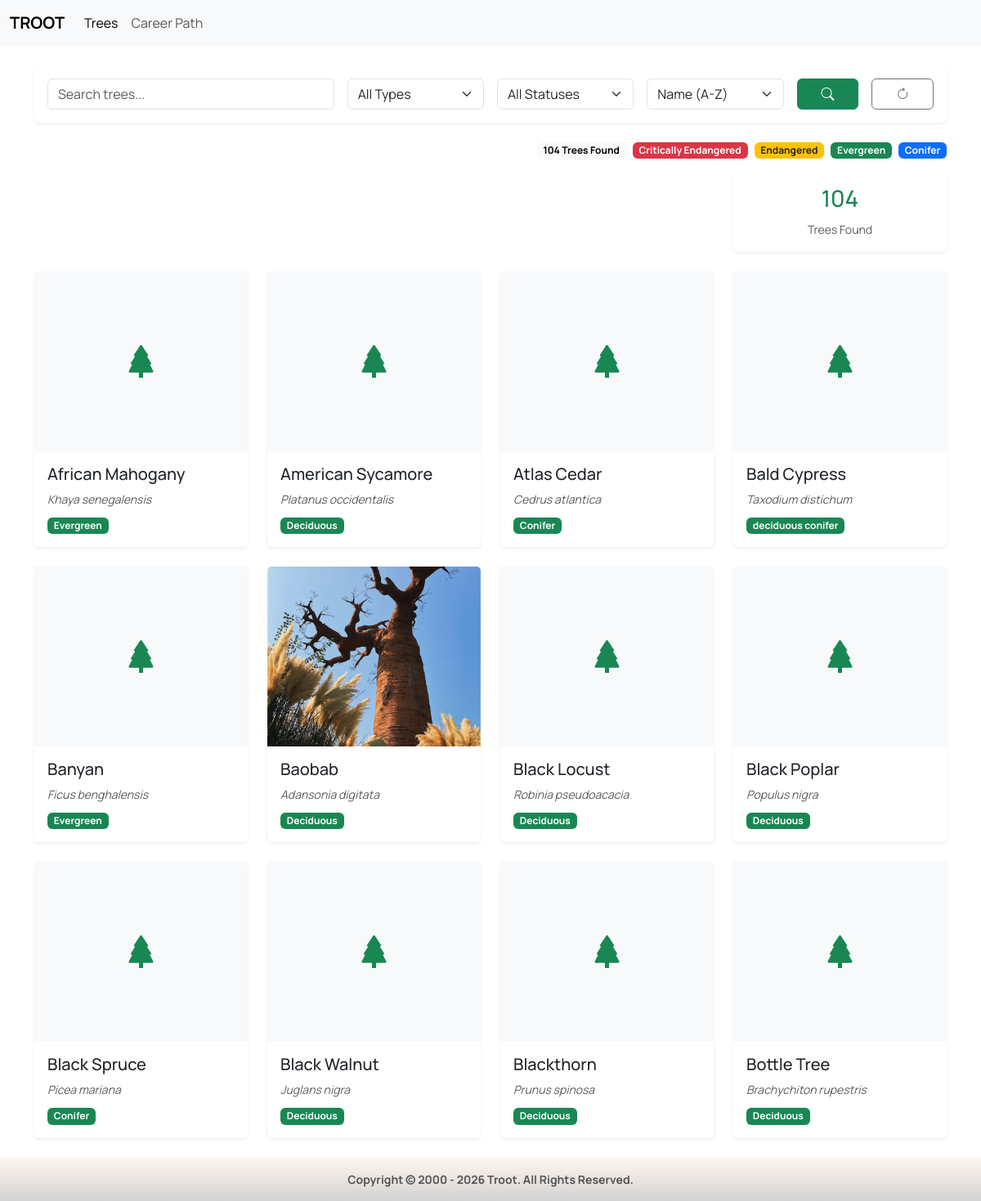
The app's page /trees/ with its own data.
### trees/models.py (models this page shows, shortened)
class Tree(models.Model):
    TREE_TYPES = [
        ("deciduous", "Deciduous"),
        ("evergreen", "Evergreen"),
        ("conifer", "Conifer"),
    ]
    CONSERVATION_STATUS = [
        ("LC", "Least Concern"),
        ("NT", "Near Threatened"),
        ("VU", "Vulnerable"),
        ("EN", "Endangered"),
        ("CR", "Critically Endangered"),
    ]
    common_name = models.CharField(max_length=200)
    scientific_name = models.CharField(max_length=255, unique=True)
    family = models.CharField(max_length=200)
    tree_type = models.CharField(
        max_length=50,
        choices=TREE_TYPES
    )
    native_region = models.CharField(max_length=255)
    conservation_status = models.CharField(
        max_length=2,
        choices=CONSERVATION_STATUS,
        default="LC"
    )
    created_at = models.DateTimeField(auto_now_add=True)
    updated_at = models.DateTimeField(auto_now=True)
    class Meta:
        ordering = ["common_name"]

class TreeImage(models.Model):
    IMAGE_TYPES = [
        ("general", "General"),
        ("leaf", "Leaf"),
        ("bark", "Bark"),
        ("flower", "Flower"),
        ("fruit", "Fruit"),
    ]
    tree = models.ForeignKey(
        Tree,
        on_delete=models.CASCADE,
        related_name="images"
    )
    image = models.ImageField(
        upload_to="trees/"
    )
    caption = models.CharField(
        max_length=255,
        blank=True
    )
    image_type = models.CharField(
        max_length=20,
        choices=IMAGE_TYPES,
        default="general"
    )

### trees/views.py (the view, shortened to what this page needs)
# urls.py: path("", views.trees, name="trees"),
def trees(request):
    tree_list = Tree.objects.prefetch_related("images")
    trees = tree_list
    search = request.GET.get("search", "")
    tree_type = request.GET.get("tree_type", "")
    status = request.GET.get("status", "")
    sort = request.GET.get("sort", "name_asc")
    page_number = request.GET.get("page", 1)
    if search:
        trees = trees.filter(
            Q(common_name__icontains=search) |
            Q(scientific_name__icontains=search) |
            Q(family__icontains=search)
        )
    if tree_type:
        trees = trees.filter(tree_type=tree_type)
    if status:
        trees = trees.filter(conservation_status=status)
    if sort == "name_asc":
        trees = trees.order_by("common_name", "id")  # Added id for tie-breaking
    elif sort == "name_desc":
        trees = trees.order_by("-common_name", "id")  # Added id for tie-breaking
    elif sort == "newest":
        trees = trees.order_by("-id", "-created_at")  # Added created_at for tie-breaking
    elif sort == "oldest":
        trees = trees.order_by("id", "created_at")  # Added created_at for tie-breaking
    else:
        trees = trees.order_by("common_name", "id")  # Default with tie-breaking
    paginator = Paginator(trees, 12)
    page_obj = paginator.get_page(page_number)
    context = {
        "trees": page_obj,
        "search": search,
        "tree_type": tree_type,
        "status": status,
        "sort": sort,
    }
    return render(request, "trees/trees.html", context)

### trees/templates/trees/trees.html (shortened to what this page needs)
{% extends "base.html" %}
{% block content %}
<div class="container py-4">
    <div class="card shadow-sm border-0 mb-4">
        <div class="card-body">
            <form method="GET">
                <div class="row g-3">
                    <div class="col-md-4">
                        <input type="text" name="search" class="form-control" placeholder="Search trees..." value="{{ search }}">
                    </div>
                    <div class="col-md-2">
                        <select name="tree_type" class="form-select">
                            <option value="">
                                All Types
                            </option>
                        </select>
                    </div>
                    <div class="col-md-2">
                        <select name="status" class="form-select">
                            <option value="">
                                All Statuses
                            </option>
                        </select>
                    </div>
                    <div class="col-md-2">
                        <select name="sort" class="form-select">
                            <option value="name_asc" {% if sort == "name_asc" %}selected{% endif %}>
                                Name (A-Z)
                            </option>
                        </select>
                    </div>
                    <div class="col-md-1">
                        <button class="btn btn-success w-100">
                            <i class="bi bi-search"></i>
                        </button>
                    </div>
                    <div class="col-md-1">
                        <a href="{% url 'trees:trees' %}" class="btn btn-outline-secondary w-100">
                            <i class="bi bi-arrow-clockwise"></i>
                        </a>
                    </div>
                </div>
            </form>
        </div>
    </div>
    <div class="mb-3 d-flex justify-content-end">
        <a class="badge text-bg-light text-decoration-none me-2">
            {{ trees.paginator.count }} Trees Found
        </a>
        <a href="?status=CR" class="badge bg-danger text-decoration-none me-2">
            Critically Endangered
        </a>
        <a href="?status=EN" class="badge bg-warning text-dark text-decoration-none me-2">
            Endangered
        </a>
        <a href="?tree_type=evergreen" class="badge bg-success text-decoration-none me-2">
            Evergreen
        </a>
        <a href="?tree_type=conifer" class="badge bg-primary text-decoration-none">
            Conifer
        </a>
    </div>
    <div class="row mb-4  d-flex justify-content-end">
        <div class="col-md-3">
            <div class="card shadow-sm border-0">
                <div class="card-body text-center">
                    <h3 class="text-success">
                        {{ trees.paginator.count }}
                    </h3>
                    <small class="text-muted">
                        Trees Found
                    </small>
                </div>
            </div>
        </div>
    </div>
    <div class="row g-4" id="tree-grid">
        {% include "trees/partials/tree_cards.html" %}
    </div>
</div>
{% endblock %}

### trees/templates/trees/partials/tree_cards.html
{% for tree in trees %}
<div class="col-md-4 col-lg-3 tree-item" data-id="{{ tree.id }}">
    <a href="{% url 'trees:tree_profile' tree.id %}" class="text-decoration-none">
        <div class="card tree-card h-100 shadow-sm border-0">
            {% if tree.images.first %}
                <img src="{{ tree.images.first.image.url }}" class="card-img-top" style="height:220px;object-fit:cover;">
            {% else %}
                <div class="bg-light d-flex justify-content-center align-items-center" style="height:220px;">
                    <i class="bi bi-tree-fill fs-1 text-success"></i>
                </div>
            {% endif %}
            <div class="card-body">
                <h5 class="card-title">
                    {{ tree.common_name }}
                </h5>
                <p class="small text-muted fst-italic mb-2">
                    {{ tree.scientific_name }}
                </p>
                <span class="badge bg-success">
                    {{ tree.get_tree_type_display }}
                </span>
            </div>
        </div>
    </a>
</div>
{% endfor %}

### static/css/styles.css (style rules this page uses)
body, h1, h2, h3, h4, h5, h6 { font-family: 'Manrope', sans-serif !important; }

### static/css/trees.css (style rules this page uses)
.tree-card { transition:all .3s ease; }

### records on screen
Tree: common_name "African Mahogany", scientific_name "Khaya senegalensis", tree_type "Evergreen"
Tree: common_name "American Sycamore", scientific_name "Platanus occidentalis", tree_type "Deciduous"
Tree: common_name "Atlas Cedar", scientific_name "Cedrus atlantica", tree_type "Conifer"
Tree: common_name "Bald Cypress", scientific_name "Taxodium distichum", tree_type "deciduous conifer"
Tree: common_name "Banyan", scientific_name "Ficus benghalensis", tree_type "Evergreen"
Tree: images.first.image (picture), common_name "Baobab", scientific_name "Adansonia digitata", tree_type "Deciduous"
Tree: common_name "Black Locust", scientific_name "Robinia pseudoacacia", tree_type "Deciduous"
Tree: common_name "Black Poplar", scientific_name "Populus nigra", tree_type "Deciduous"
Tree: common_name "Black Spruce", scientific_name "Picea mariana", tree_type "Conifer"
Tree: common_name "Black Walnut", scientific_name "Juglans nigra", tree_type "Deciduous"
Tree: common_name "Blackthorn", scientific_name "Prunus spinosa", tree_type "Deciduous"
Tree: common_name "Bottle Tree", scientific_name "Brachychiton rupestris", tree_type "Deciduous"

### other values on screen
{{ trees.paginator.count }} "104"
